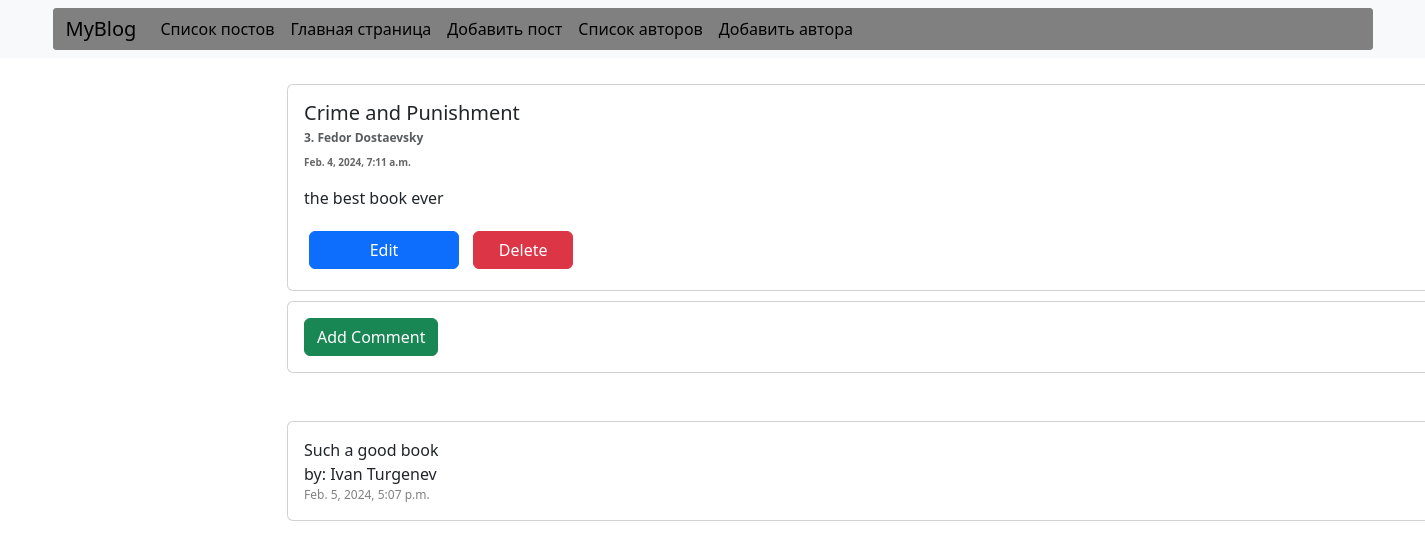
/post/detail/1, run on an earlier commit of the app's database.
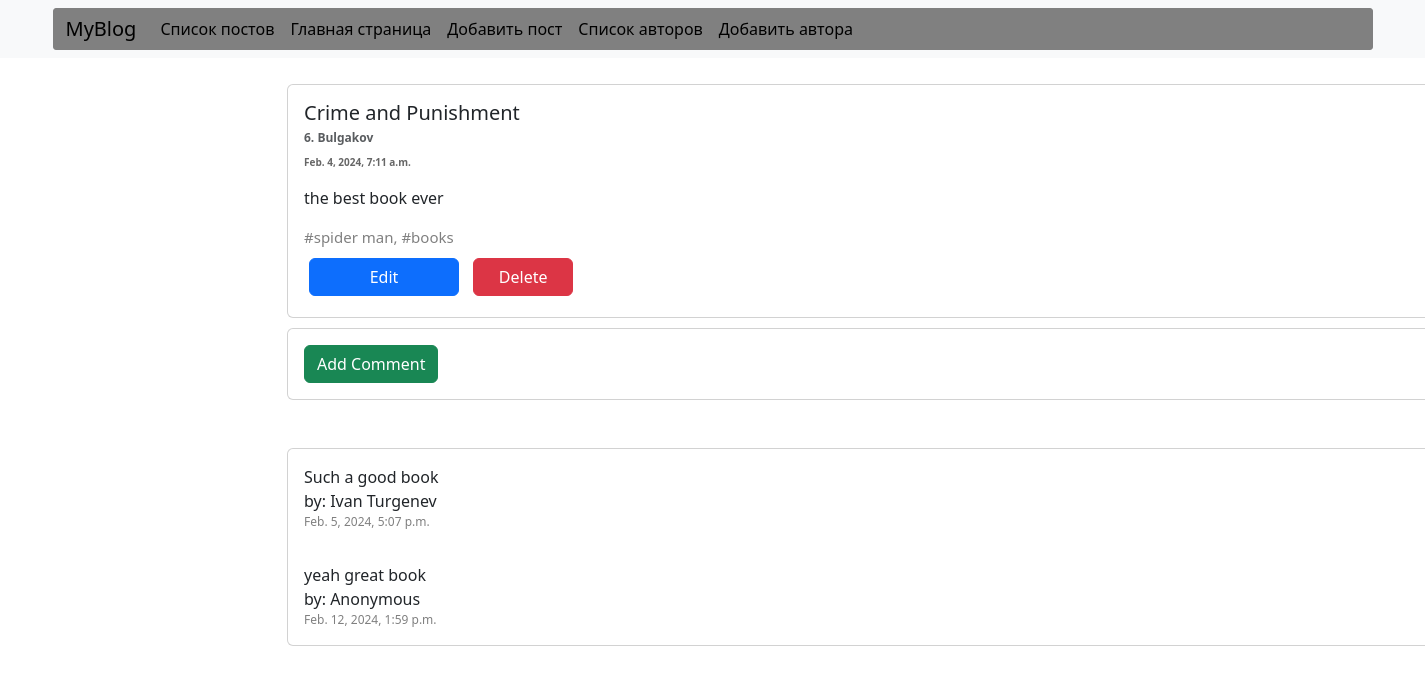
And on a later commit of the database.
### personal_blog/models.py (models this page shows, shortened)
class Post(models.Model):
    title = models.CharField (max_length=200, null=False, blank=False, verbose_name="Header")
    body = models.TextField (max_length = 3000, null=False, blank=False, verbose_name="Body of the post", validators=[at_least_3, ])
    author = models.ForeignKey(Author, on_delete=models.CASCADE, verbose_name="Author", null=False, blank=False)
    tags = models.ManyToManyField(
        'personal_blog.Tag',
        related_name='posts',
        blank=True
    )
    created_at = models.DateTimeField(auto_now_add=True, verbose_name="Created Data")
    updated_at = models.DateTimeField(auto_now=True, verbose_name="Updated Data")
    class Meta:
        pass

class Author(models.Model):
    name = models.CharField(max_length=200, null=False, blank=False, verbose_name='Name of the author')
    def __str__(self):  # method str like in java
        return f"{self.pk}. {self.name}"

class Comment(models.Model):
    text = models.TextField (max_length=1000, null=False, blank=False, verbose_name='Comment')
    author = models.CharField(max_length=50, null=False, blank=False, default="Anonymous", verbose_name="Author")
    post = models.ForeignKey('personal_blog.Post', on_delete=models.CASCADE, related_name='Comments', verbose_name="Post")
    created_at = models.DateTimeField(auto_now_add=True, verbose_name="Created Data")
    updated_at = models.DateTimeField(auto_now=True, verbose_name="Updated Data")

class Tag(models.Model):
    name = models.CharField(max_length=50, null=False, blank=False, verbose_name="Name")
    created_at = models.DateTimeField(auto_now_add=True, verbose_name="Created Data")
    def __str__(self):
        return f"{self.name}"

### personal_blog/views/post_views_classView.py (the view)
# urls.py: path('detail/<int:pk>', PostDetailView.as_view(), name="post_detail"),
class PostDetailView(TemplateView):
    template_name = 'posts/view.html'
    def get_context_data(self, **kwargs):
        context = super().get_context_data(**kwargs)
        context['post']  = get_object_or_404(Post, pk=self.kwargs.get('pk'))
        return context

### templates/posts/view.html (shortened to what this page needs)
{% extends 'base.html' %}
{% load static %}
{% block content %}
{% block css %}
    <link rel="stylesheet" href="{% static 'css/style.css' %}">
    {% endblock %}
    <div class="card">
        <div class="card-body">
                <h5 class="card-title">{{ post.title }}</h5>
                <p style="font-size: 12px; color: gray; font-weight: bold" class="card-subtitle mb-2 text-body-secondary">{{ post.author }}</p>
                <p style="font-size: 10px; color: #666666; font-weight: bold ">{{ post.created_at }}</p>
                <p class="card-text">{{ post.body }}</p>
                <div class="mb-1 gray_font" style="font-size: 15px">
                    {% for tag in post.tags.all %}
                        #{{ tag }}{% if not forloop.last %},
                        {% endif %}
                    {% endfor %}
                </div>
                <a href="{% url 'post_update' post.pk %}" class="btn btn-primary" style="width: 150px; margin: 5px">Edit</a>
                <a href="{% url 'home_page' %}" class="btn btn-danger" style="width: 100px; margin:5px">Delete</a>
        </div>
</div>
    <div class="card mb-5" style="margin-top: 10px">
        <div class="card-body">
            <form action="{% url 'comment_create' post.pk %}" method="POST">
                <button class="btn btn-success">Add Comment</button>
            </form>
        </div>
    </div>
    <div class="card">
    {% for comment in post.Comments.all %}
        <div class="card-body">
        <p class="mb-0">{{ comment.text }}</p>
        <p class="mb-0">by: {{ comment.author }}</p>
        <p class="mb-0 gray_font fs-12">{{ comment.created_at }}</p>
        </div>
    {% endfor %}
    </div>
{% endblock %}

### templates/base.html (shortened to what this page needs)
{% load static %}
<!DOCTYPE html>
<html lang="en">
<head>
    <link rel="stylesheet" href="{% static 'css/style.css' %}">
    <link href="https://cdn.jsdelivr.net/npm/bootstrap@5.3.2/dist/css/bootstrap.min.css" rel="stylesheet">
</head>
<body >
    {% include 'partials/navigation.html' %}
      <div class = "container pt-3" style="margin-left: 275px; margin-top: 10px;">
            {% block content %}
          {% endblock %}
      </div>
</body>
</html>

### templates/partials/navigation.html (shortened to what this page needs)
    <nav class="navbar navbar-expand-lg bg-body-tertiary" >
        <div class="container" style="background-color: gray; border: 1px gray solid; border-radius: 3px">
          <a class="navbar-brand" href="{% url 'home_page' %}">MyBlog</a>
          <div class="collapse navbar-collapse" id="navbarNav">
            <ul class="navbar-nav">
              <li class="nav-item">
                <a class="nav-link active" aria-current="page" href="{% url 'post_list' %}">Список постов</a>
              </li>
                <li class="nav-item">
                    <a class="nav-link active" aria-current="page" href="{% url 'home_page' %}">Главная страница</a>
                </li>
                <li class="nav-item">
                    <a class="nav-link active" aria-current="page" href="{% url 'post_create' %}">Добавить пост</a>
                </li>
                <li class="nav-item">
                    <a class="nav-link active" aria-current="page" href="{% url 'author_list' %}">Список авторов</a>
                </li>
                <li class="nav-item">
                    <a class="nav-link active" aria-current="page" href="{% url 'author_create' %}">Добавить автора</a>
                </li>
            </ul>
          </div>
        </div>
      </nav>

### static/css/style.css (style rules this page uses)
.gray_font { color: gray; }
.fs-12 { font-size: 12px; }

What changed in the data, as far as the page shows it:
changed Post "Crime and Punishment": author "3. Fedor Dostaevsky" → "6. Bulgakov"
added Tag: name "spider man"
added Tag: name "books"
added Comment: text "yeah great book", author "Anonymous", created_at "Feb. 12, 2024, 1:59 p.m."
